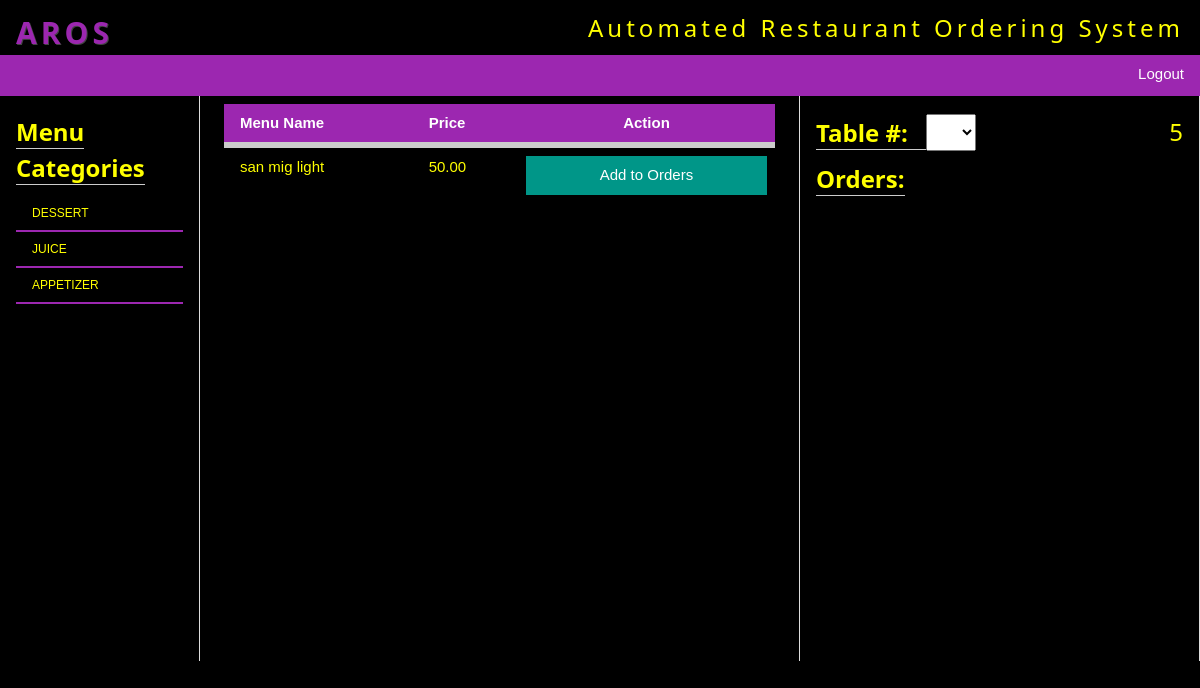
/waiter/index.php?cat=3 (signed in), run on the app's committed database.
### tables this page shows
CREATE TABLE `categories` (
  `id` int(3) NOT NULL,
  `category` varchar(255) NOT NULL
);

CREATE TABLE `menu` (
  `id` int(3) NOT NULL,
  `menu` varchar(255) NOT NULL,
  `price` varchar(255) NOT NULL,
  `category` int(3) NOT NULL,
  `image` varchar(255) NOT NULL,
  `availability` int(3) NOT NULL
);

### waiter/index.php (the view, shortened to what this page needs)
<?php
 include "../include/dbconn.php";
?>
<!DOCTYPE html>
<html>
<link rel="stylesheet" href="../css/w3.css">
<link rel="stylesheet" type="text/css" href="../google/fafa.css">
<body onLoad="update();" class="w3-black" style="color:yellow !important;" >
	<div class="w3-row">
		<div class="banner w3-container">
			<div><h2 class="w3-wide" style="margin-bottom:0px;"><strong class="w3-text-purple " style="text-shadow:1px 1px 0 #444">AROS</strong> <small class="w3-right w3-hide-medium w3-hide-small">Automated Restaurant Ordering System</small></h2>
			</div>
		</div>
		<div class="w3-row" id="menu_bar" >
			<div class="w3-row" style=''>
				<div class="w3-bar w3-purple w3-card-2" >
				  <a href="logout.php" class="w3-bar-item w3-button w3-text-white w3-hover-none w3-hover-text-white bar-item w3-hide-small w3-right">Logout</a>
				</div>
			</div>
		</div>
	</div>
	<div class="w3-row">
		<div class="w3-col s2 w3-container w3-padding left_menu_container w3-bar-block w3-hide-small">
			<h3 class="w3-hide-small w3-hide-medium"><strong class="w3-border-bottom">Menu Categories</strong></h3>
			 <div class="w3-block">
				<?php $categories=$mysqli->query("select * from categories");
						  while($cat=mysqli_fetch_assoc($categories)){
						?>
						<a href="?cat=<?php echo $cat['id'];?>" class="w3-bar-item w3-button w3-small"><?php echo $cat['category'];?></a>
						<?php } ?>
			</div>
		</div>
		<div class="w3-half putahe_container w3-padding" id="center_putahe">
			<div class="w3-row-padding">
			<?php if(isset($_GET['cat'])){
				?>
				<table class="w3-table">
					<thead>
						<tr class="w3-bottombar w3-purple">
							<th>Menu Name</th>
							<th>Price</th>
							<th style="text-align:center !important;">Action</th>
						</tr>
					</thead>
					<tbody>
				<?php
			 $menu=$mysqli->query("select * from menu where category='{$_GET['cat']}'");
			 while($list=mysqli_fetch_assoc($menu)){
			    ?>
				<tr>
					<td><?php echo $list['menu']; ?></td>
					<td><?php echo number_format($list['price'],2); ?></td>
					<td>
						<button class="w3-btn w3-teal w3-block add_odrder_btn" id="" onClick="document.getElementById('menu_<?php echo $list['id']; ?>').style.display='block'">Add to Orders</button>
					</td>
				</tr>
			<?php } }?>
					</tbody>
				</table>
			</div>
		</div>
		<div class="w3-col s4 w3-hide-small order_container w3-padding" id="list_of_orders">
        <h3 class="w3-hide-small w3-hide-medium"><strong class="w3-border-bottom">Table #: &nbsp;&nbsp;<select id="table_number" onChange="setTable()"><option></option><?php $table=$mysqli->query("select * from tables"); while($tables=mysqli_fetch_assoc($table)){ ?><option <?php if(isset($_SESSION['table_num'])){if($_SESSION['table_num'] == $tables['tablenumber']) echo "selected"; }?>><?php echo $tables['tablenumber']; ?></option><?php } ?></select></strong><span class="w3-right" id="orderID"><?php if(isset($_SESSION['ORDER_ID']))echo $_SESSION['ORDER_ID']; ?></span></h3>
			<h3 class="w3-hide-small w3-hide-medium"><strong class="w3-border-bottom">Orders:</strong></h3>
		</div>
	</div>
</body>
</html>

### css/w3.css (style rules this page uses)
html { box-sizing:border-box }
*,*:before,*:after { box-sizing:inherit }
html { -ms-text-size-adjust:100%;-webkit-text-size-adjust:100% }
body { margin:0 }
a { background-color:transparent;-webkit-text-decoration-skip:objects }
small { font-size:80% }
button,input,select,textarea { font:inherit;margin:0 }
button,input { overflow:visible }
button,select { text-transform:none }
button,html [type=button],[type=reset],[type=submit] { -webkit-appearance:button }
html,body { font-family:Verdana,sans-serif;font-size:15px;line-height:1.5 }
html { overflow-x:hidden }
h2 { font-size:30px }
h3 { font-size:24px }
h1,h2,h3,h4,h5,h6 { font-family:"Segoe UI",Arial,sans-serif;font-weight:400;margin:10px 0 }
.w3-wide { letter-spacing:4px }
a { color:inherit }
.w3-table,.w3-table-all { border-collapse:collapse;border-spacing:0;width:100%;display:table }
.w3-table td,.w3-table th,.w3-table-all td,.w3-table-all th { padding:8px 8px;display:table-cell;text-align:left;vertical-align:top }
.w3-table th:first-child,.w3-table td:first-child,.w3-table-all th:first-child,.w3-table-all td:first-child { padding-left:16px }
.w3-btn,.w3-button { border:none;display:inline-block;outline:0;padding:8px 16px;vertical-align:middle;overflow:hidden;text-decoration:none;color:inherit;background-color:inherit;text-align:center;cursor:pointer;white-space:nowrap }
.w3-btn,.w3-button { -webkit-touch-callout:none;-webkit-user-select:none;-khtml-user-select:none;-moz-user-select:none;-ms-user-select:none;user-select:none }
.w3-bar { width:100%;overflow:hidden }
.w3-bar .w3-bar-item { padding:8px 16px;float:left;width:auto;border:none;outline:none;display:block }
.w3-bar .w3-button { white-space:normal }
.w3-bar-block .w3-bar-item { width:100%;display:block;padding:8px 16px;text-align:left;border:none;outline:none;white-space:normal;float:none }
.w3-block { display:block;width:100% }
.w3-container:after,.w3-container:before,.w3-panel:after,.w3-panel:before,.w3-row:after,.w3-row:before,.w3-row-padding:after,.w3-row-padding:before, .w3-cell-row:before,.w3-cell-row:after,.w3-clear:after,.w3-clear:before,.w3-bar:before,.w3-bar:after { content:"";display:table;clear:both }
.w3-col,.w3-half,.w3-third,.w3-twothird,.w3-threequarter,.w3-quarter { float:left;width:100% }
.w3-col.s2 { width:16.66666% }
.w3-col.s4 { width:33.33333% }
@media (min-width:601px) { .w3-col.m3,.w3-quarter { width:24.99999% } }
@media (min-width:601px) { .w3-col.m6,.w3-half { width:49.99999% } }
.w3-rest { overflow:hidden }
.w3-row-padding,.w3-row-padding>.w3-half,.w3-row-padding>.w3-third,.w3-row-padding>.w3-twothird,.w3-row-padding>.w3-threequarter,.w3-row-padding>.w3-quarter,.w3-row-padding>.w3-col { padding:0 8px }
.w3-container,.w3-panel { padding:0.01em 16px }
.w3-card,.w3-card-2 { box-shadow:0 2px 5px 0 rgba(0,0,0,0.16),0 2px 10px 0 rgba(0,0,0,0.12) }
.w3-small { font-size:12px!important }
.w3-border-bottom { border-bottom:1px solid #ccc!important }
.w3-bottombar { border-bottom:6px solid #ccc!important }
.w3-padding { padding:8px 16px!important }
.w3-right { float:right!important }
.w3-purple,.w3-hover-purple:hover { color:#fff!important;background-color:#9c27b0!important }
.w3-teal,.w3-hover-teal:hover { color:#fff!important;background-color:#009688!important }
.w3-black,.w3-hover-black:hover { color:#fff!important;background-color:#000!important }
.w3-text-white,.w3-hover-text-white:hover { color:#fff!important }
.w3-text-purple { color:#9c27b0!important }

### waiter/index.php (style rules this page uses)
.w3-bar-item { border-bottom:2px solid #9c27b0 !important; }
@media screen and (min-width: 1025px) { .left_menu_container, .putahe_container, .order_container { border-right:1px solid #ddd; max-height:565px; min-height:565px; overflow-y:auto; } }
body { height: 100vh !important; }

### data on the page
categories: category "DESSERT"
categories: category "JUICE"
categories: category "APPETIZER"
menu: menu "san mig light", price "50.00"

### other printed values
$_SESSION['ORDER_ID'] "5"
